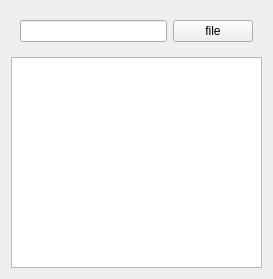
<?xml version="1.0" encoding="UTF-8"?>
<ui version="4.0">
 <class>Widget</class>
 <widget class="QWidget" name="Widget">
  <property name="geometry">
   <rect>
    <x>0</x>
    <y>0</y>
    <width>273</width>
    <height>279</height>
   </rect>
  </property>
  <property name="windowTitle">
   <string>Widget</string>
  </property>
  <layout class="QVBoxLayout" name="verticalLayout">
   <item>
    <widget class="QWidget" name="widget" native="true">
     <layout class="QHBoxLayout" name="horizontalLayout">
      <item>
       <widget class="QLineEdit" name="lineEdit"/>
      </item>
      <item>
       <widget class="QPushButton" name="pushButton">
        <property name="text">
         <string>file</string>
        </property>
       </widget>
      </item>
     </layout>
    </widget>
   </item>
   <item>
    <widget class="QTextEdit" name="textEdit"/>
   </item>
  </layout>
 </widget>
 <resources/>
 <connections/>
</ui>
